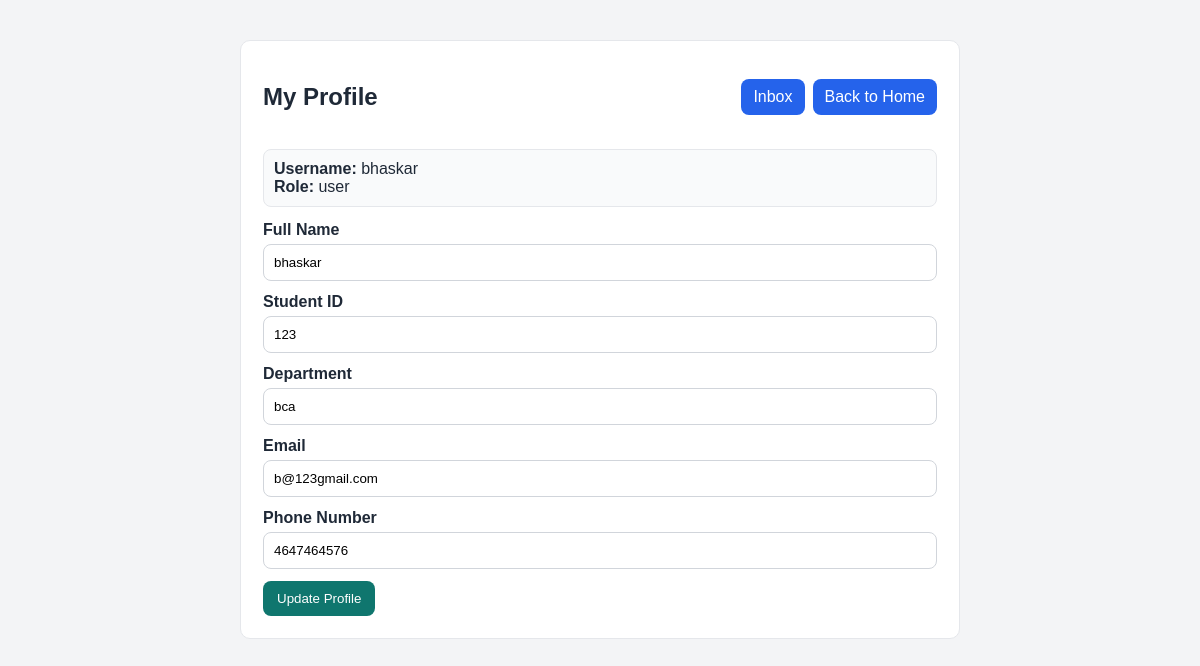
The page /profile (signed in) on the database its author committed.
### tables this page shows
CREATE TABLE users (
            id INTEGER PRIMARY KEY AUTOINCREMENT,
            username TEXT UNIQUE NOT NULL,
            password TEXT NOT NULL,
            role TEXT DEFAULT 'user'
        , full_name TEXT, student_id TEXT, department TEXT, email TEXT, phone TEXT);

### app.py (the view, shortened to what this page needs)
@app.route('/profile', methods=['GET', 'POST'])
def profile():
    if not is_user_logged_in():
        return redirect('/login')
    conn = sqlite3.connect('database.db')
    cursor = conn.cursor()
    success = None
    cursor.execute(
        "SELECT username, role, full_name, student_id, department, email, phone FROM users WHERE id = ?",
        (session.get('user_id'),)
    )
    user = cursor.fetchone()
    conn.close()
    if not user:
        session.clear()
        return redirect('/login')
    return render_template('profile.html', user=user, success=success)

### app.py (called while the page is built)
def is_user_logged_in():
    return session.get('user_id') is not None

def get_unread_message_count(user_id):
    if not user_id:
        return 0
    conn = sqlite3.connect('database.db')
    cursor = conn.cursor()
    cursor.execute(
        "SELECT COUNT(*) FROM messages WHERE receiver_id = ? AND is_read = 0",
        (user_id,)
    )
    unread_count = cursor.fetchone()[0]
    conn.close()
    return unread_count

@app.context_processor
def inject_unread_message_count():
    user_id = session.get('user_id')
    unread_messages_count = get_unread_message_count(user_id) if user_id else 0
    return {'unread_messages_count': unread_messages_count}

### templates/profile.html (shortened to what this page needs)
<!DOCTYPE html>
<html>
<head>
</head>
<body>
    <div class="container">
        <div class="top">
            <h2>My Profile</h2>
            <div style="display:flex; gap:8px; flex-wrap:wrap;">
                <a class="btn" href="/inbox">Inbox{% if unread_messages_count > 0 %} ({{ unread_messages_count }}){% endif %}</a>
                <a class="btn" href="/">Back to Home</a>
            </div>
        </div>
        <div class="meta">
            <strong>Username:</strong> {{ user[0] }}<br>
            <strong>Role:</strong> {{ user[1] }}
        </div>
        <form method="POST" action="/profile">
            <label>Full Name</label>
            <input type="text" name="full_name" value="{{ user[2] or '' }}">
            <label>Student ID</label>
            <input type="text" name="student_id" value="{{ user[3] or '' }}">
            <label>Department</label>
            <input type="text" name="department" value="{{ user[4] or '' }}">
            <label>Email</label>
            <input type="email" name="email" value="{{ user[5] or '' }}">
            <label>Phone Number</label>
            <input type="text" name="phone" value="{{ user[6] or '' }}">
            <button type="submit">Update Profile</button>
        </form>
    </div>
</body>
</html>

### templates/profile.html (style rules this page uses)
body { font-family: Arial, sans-serif; margin: 0; background: #f3f4f6; color: #1f2937; }
.container { width: min(720px, calc(100% - 32px)); margin: 40px auto; background: #ffffff; border: 1px solid #e5e7eb; border-radius: 10px; padding: 22px; box-sizing: border-box; }
.top { display: flex; justify-content: space-between; align-items: center; gap: 8px; margin-bottom: 18px; }
.btn { display: inline-block; padding: 9px 12px; border-radius: 8px; background: #2563eb; color: #fff; text-decoration: none; }
.meta { margin-bottom: 14px; padding: 10px; border: 1px solid #e5e7eb; border-radius: 8px; background: #f9fafb; }
label { display: block; margin-bottom: 5px; font-weight: bold; }
input { width: 100%; box-sizing: border-box; padding: 10px; margin-bottom: 12px; border: 1px solid #d1d5db; border-radius: 8px; }
button { border: none; border-radius: 8px; background: #0f766e; color: #fff; padding: 10px 14px; cursor: pointer; }

### rows shown on the page
users: username "bhaskar", role "user", full_name "bhaskar", student_id "123", department "bca", email "b@123gmail.com", phone "4647464576"
